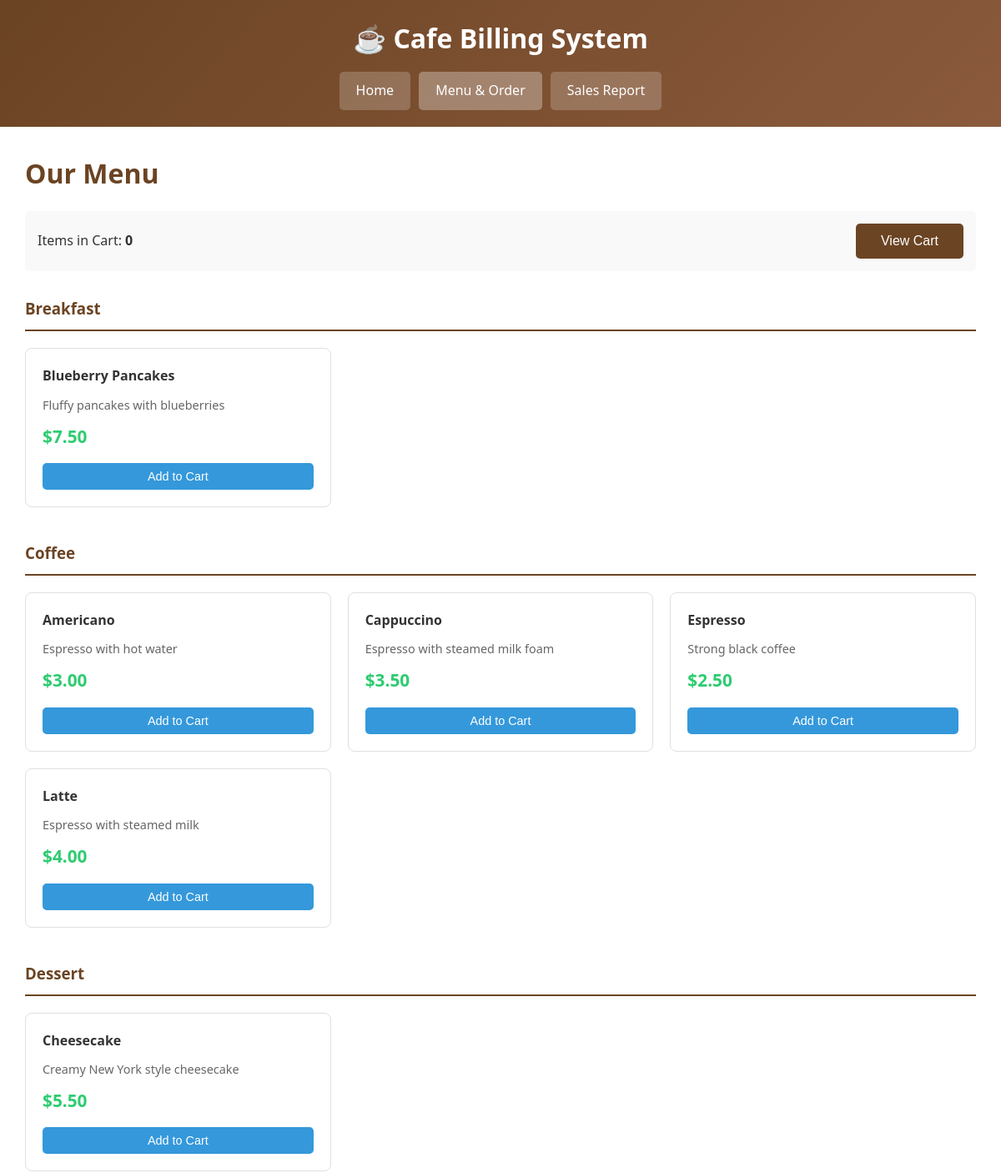
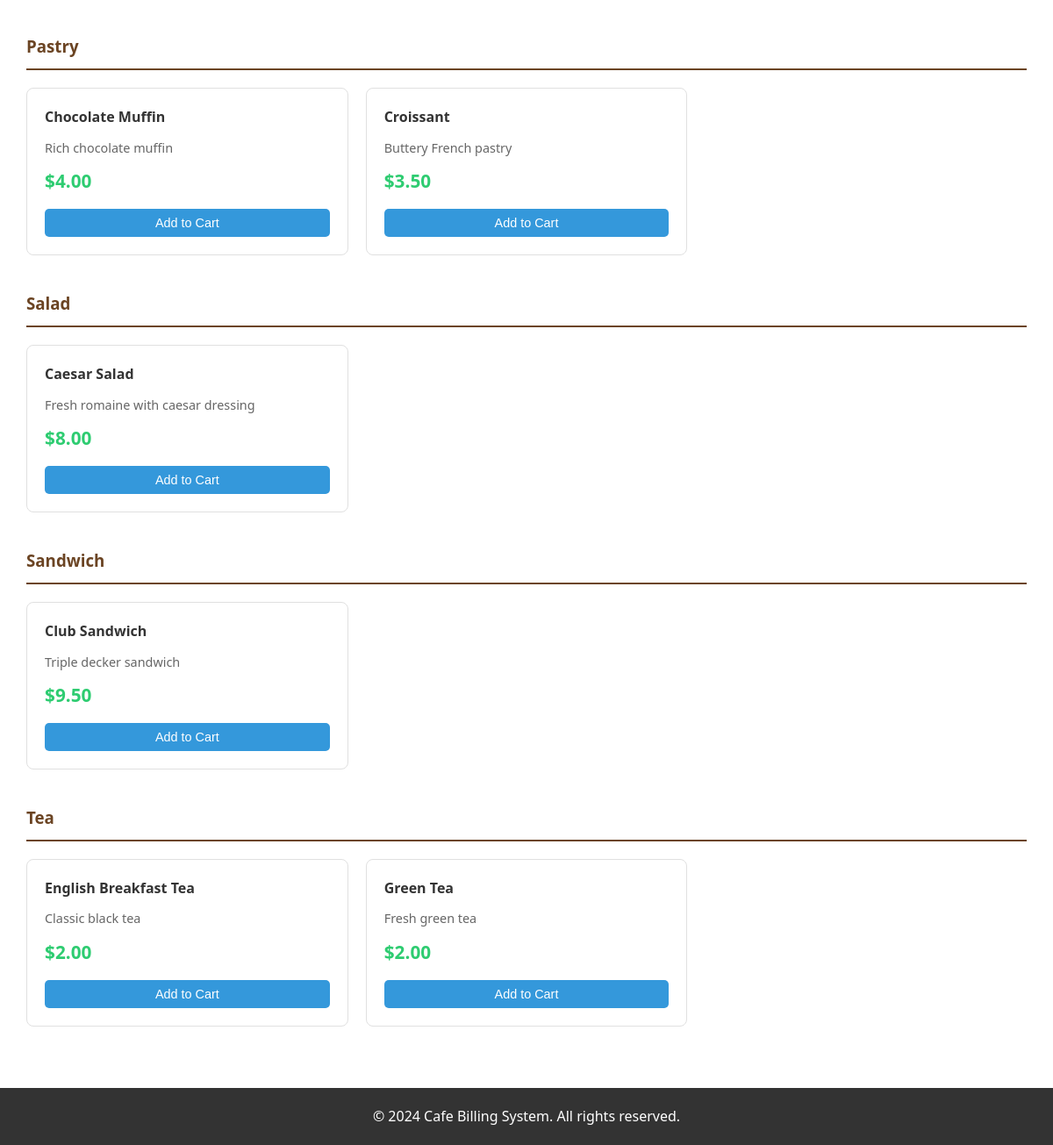
Page /menu.php on the committed database (2 pictures, top to bottom).
### tables this page shows
CREATE TABLE menu_items (
    item_id INT AUTO_INCREMENT PRIMARY KEY,
    item_name VARCHAR(100) NOT NULL,
    category VARCHAR(50) NOT NULL,
    price DECIMAL(10, 2) NOT NULL,
    description TEXT,
    available BOOLEAN DEFAULT TRUE,
    created_at TIMESTAMP DEFAULT CURRENT_TIMESTAMP
);

### menu.php (the view, shortened to what this page needs)
<?php
$conn = getDBConnection();
$sql = "SELECT * FROM menu_items WHERE available = 1 ORDER BY category, item_name";
$result = $conn->query($sql);
$menu = array();
while ($row = $result->fetch_assoc()) {
    $menu[$row['category']][] = $row;
}
?>
<!DOCTYPE html>
<html lang="en">
<head>
    <link rel="stylesheet" href="style.css">
</head>
<body>
    <div class="container">
        <header>
            <h1>☕ Cafe Billing System</h1>
            <nav>
                <a href="index.php" class="nav-btn">Home</a>
                <a href="menu.php" class="nav-btn active">Menu & Order</a>
                <a href="sales_report.php" class="nav-btn">Sales Report</a>
            </nav>
        </header>
        <main>
            <div class="menu-section">
                <h2>Our Menu</h2>
                <div class="cart-summary">
                    <span>Items in Cart: <strong id="cart-count">0</strong></span>
                    <button onclick="window.location.href='cart.php'" class="btn">View Cart</button>
                </div>
                <?php foreach ($menu as $category => $items): ?>
                    <div class="category-section">
                        <h3><?php echo htmlspecialchars($category); ?></h3>
                        <div class="menu-grid">
                            <?php foreach ($items as $item): ?>
                                <div class="menu-item">
                                    <div class="item-info">
                                        <h4><?php echo htmlspecialchars($item['item_name']); ?></h4>
                                        <p><?php echo htmlspecialchars($item['description']); ?></p>
                                        <p class="price">$<?php echo number_format($item['price'], 2); ?></p>
                                    </div>
                                    <button onclick="addToCart(<?php echo $item['item_id']; ?>, '<?php echo htmlspecialchars($item['item_name']); ?>', <?php echo $item['price']; ?>)" class="btn-add">Add to Cart</button>
                                </div>
                            <?php endforeach; ?>
                        </div>
                    </div>
                <?php endforeach; ?>
            </div>
        </main>
        <footer>
            <p>&copy; 2024 Cafe Billing System. All rights reserved.</p>
        </footer>
    </div>
</body>
</html>

### style.css (style rules this page uses)
* { margin: 0; padding: 0; box-sizing: border-box; }
body { font-family: 'Segoe UI', Tahoma, Geneva, Verdana, sans-serif; background-color: #f5f5f5; color: #333; line-height: 1.6; }
.container { max-width: 1200px; margin: 0 auto; background-color: white; min-height: 100vh; box-shadow: 0 0 20px rgba(0,0,0,0.1); }
header { background: linear-gradient(135deg, #6B4423 0%, #8B5A3C 100%); color: white; padding: 20px; text-align: center; }
header h1 { margin-bottom: 15px; font-size: 2em; }
nav { display: flex; justify-content: center; gap: 10px; flex-wrap: wrap; }
.nav-btn { background-color: rgba(255,255,255,0.2); color: white; padding: 10px 20px; text-decoration: none; border-radius: 5px; transition: background-color 0.3s; }
.nav-btn:hover, .nav-btn.active { background-color: rgba(255,255,255,0.3); }
main { padding: 30px; min-height: calc(100vh - 200px); }
.btn { display: inline-block; background-color: #6B4423; color: white; padding: 12px 30px; text-decoration: none; border-radius: 5px; border: none; cursor: pointer; font-size: 1em; transition: background-color 0.3s; }
.btn-add { background-color: #3498db; color: white; padding: 8px 16px; border: none; border-radius: 5px; cursor: pointer; font-size: 0.9em; }
.menu-section h2 { color: #6B4423; margin-bottom: 20px; font-size: 2em; }
.cart-summary { display: flex; justify-content: space-between; align-items: center; background-color: #f9f9f9; padding: 15px; border-radius: 5px; margin-bottom: 30px; }
.category-section { margin-bottom: 40px; }
.category-section h3 { color: #6B4423; border-bottom: 2px solid #6B4423; padding-bottom: 10px; margin-bottom: 20px; }
.menu-grid { display: grid; grid-template-columns: repeat(auto-fill, minmax(280px, 1fr)); gap: 20px; }
.menu-item { border: 1px solid #e0e0e0; border-radius: 8px; padding: 20px; display: flex; flex-direction: column; justify-content: space-between; }
.menu-item h4 { color: #333; margin-bottom: 10px; }
.menu-item p { color: #666; font-size: 0.9em; margin-bottom: 10px; }
.menu-item .price { color: #2ecc71; font-size: 1.3em; font-weight: bold; margin-bottom: 15px; }
footer { background-color: #333; color: white; text-align: center; padding: 20px; margin-top: auto; }

### rows in the picture
menu_items: item_name "Blueberry Pancakes", description "Fluffy pancakes with blueberries", price "7.50"
menu_items: item_name "Americano", description "Espresso with hot water", price "3.00"
menu_items: item_name "Cappuccino", description "Espresso with steamed milk foam", price "3.50"
menu_items: item_name "Espresso", description "Strong black coffee", price "2.50"
menu_items: item_name "Latte", description "Espresso with steamed milk", price "4.00"
menu_items: item_name "Cheesecake", description "Creamy New York style cheesecake", price "5.50"
menu_items: item_name "Chocolate Muffin", description "Rich chocolate muffin", price "4.00"
menu_items: item_name "Croissant", description "Buttery French pastry", price "3.50"
menu_items: item_name "Caesar Salad", description "Fresh romaine with caesar dressing", price "8.00"
menu_items: item_name "Club Sandwich", description "Triple decker sandwich", price "9.50"
menu_items: item_name "English Breakfast Tea", description "Classic black tea", price "2.00"
menu_items: item_name "Green Tea", description "Fresh green tea", price "2.00"

### other values in the picture
$category "Breakfast"
$category "Coffee"
$category "Dessert"
$category "Pastry"
$category "Salad"
$category "Sandwich"
$category "Tea"
